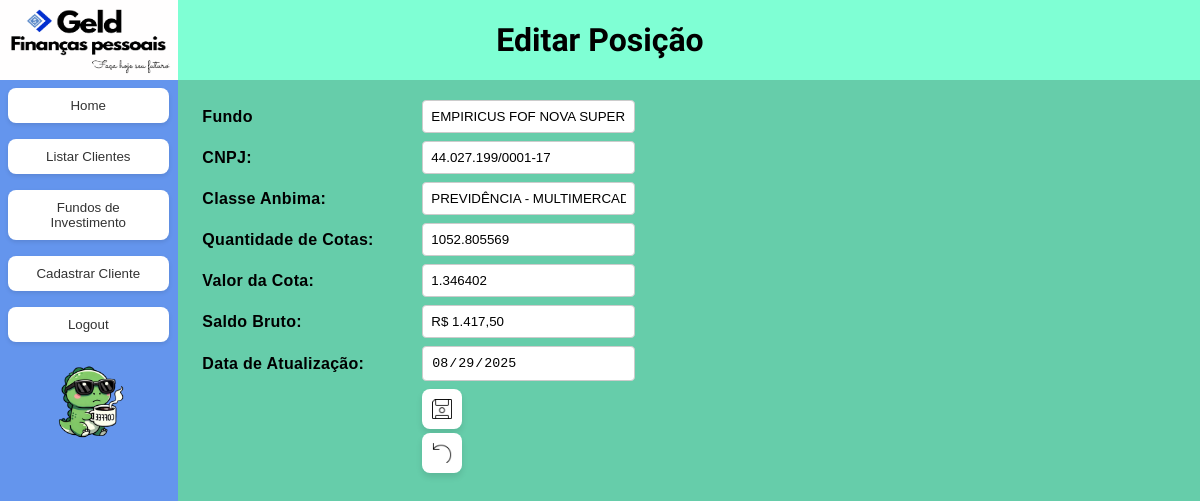
/posicao/1/edit (signed in), run on an earlier commit of the app's database.
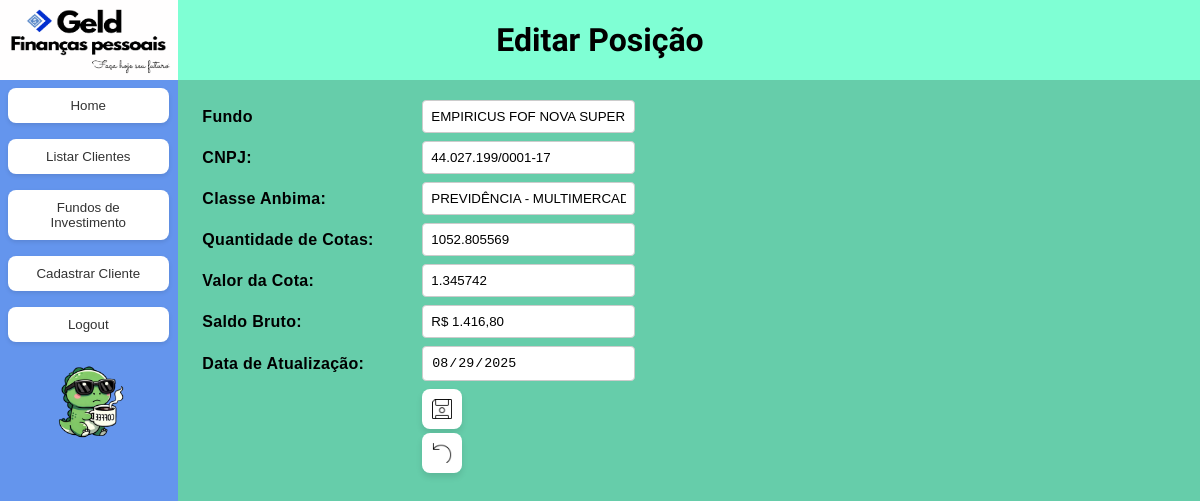
And on a later commit of the database.
### app/models/geld_models.py (models this page shows)
class InfoFundo(Base):
    __tablename__ = 'info_fundos'
    id = Column(Integer, primary_key = True)
    nome_fundo = Column(String, nullable = False)
    cnpj = Column(String, nullable = False)
    classe_anbima = Column(String)
    mov_min = Column(Numeric(15,2))
    permanencia_min = Column(Numeric(15,2))
    risco = Column(Enum(RiscoEnum), nullable = False)
    subtipo_risco = Column(Enum(SubtipoRiscoEnum),nullable=True)
    status_fundo = Column(Enum(StatusFundoEnum), nullable = False)
    valor_cota = Column(Numeric(15,6), nullable=False)
    data_atualizacao = Column(DateTime, nullable=True)
    posicoes_fundo = relationship("PosicaoFundo", back_populates="info_fundo")

class PosicaoFundo(Base):
    __tablename__ = 'posicao_fundos'
    id = Column(Integer, primary_key=True)
    cliente_id = Column(Integer,ForeignKey('clientes.id'),nullable=False)
    fundo_id = Column(Integer,ForeignKey('info_fundos.id'),nullable=False)
    cotas = Column(Numeric(15,6), nullable = False)
    data_atualizacao = Column(DateTime, nullable=False)
    info_fundo = relationship("InfoFundo", back_populates = "posicoes_fundo")
    cliente = relationship("Cliente", back_populates="posicoes_fundo")

### app/routes/posicao.py (the view, shortened to what this page needs)
@posicao_bp.route('/posicao/<int:posicao_id>/edit', methods=['GET', 'POST'])
@login_required
def edit_posicao(posicao_id):
    if request.method == 'GET':
        try:
            db = create_session()
            global_service = GlobalServices(db)
            posicao = global_service.get_by_id(PosicaoFundo, posicao_id)
            if not posicao:
                flash('Posição não encontrada.')
                return redirect(url_for('dashboard.cliente_dashboard'))
            return render_template('posicoes/edit_posicao.html', posicao=posicao)
        except Exception as e:
            flash(f'Erro ao buscar posição: {str(e)}')
            return redirect(url_for('dashboard.cliente_dashboard'))
        finally:
            db.close()

### app/models/geld_models.py (called while the page is built)
def create_session():
    engine = create_engine(DATABASE_URL)
    Session = sessionmaker(bind = engine)
    return Session()

### app/services/global_services.py (called while the page is built)
def login_required(f):
    @wraps(f)
    def decorated_function(*args, **kwargs):
        if 'logged_in' not in session:
            return redirect(url_for('auth.login'))
        return f(*args, **kwargs)
    return decorated_function

    def get_by_id(self, model_class: Type[class_set], instance_id: int)-> Optional[class_set]:
        try:
            return self.db.query(model_class).filter(model_class.id == instance_id).first()
        except Exception as e:
            raise e

### app/templates/posicoes/edit_posicao.html (shortened to what this page needs)
{% extends "base.html" %}
{% block header %}Editar Posição{% endblock %}
{% block content %}
<div class="center">
    <form method="POST" action="{{ url_for('posicao.edit_posicao', posicao_id=posicao.id) }}">
        <div class="label">
            <label for="nome_fundo">Fundo</label>
            <input type="text" id="nome_fundo" name="nome_fundo" value="{{ posicao.info_fundo.nome_fundo }}" readonly>
        </div>
        <div class="label">
            <label for="cnpj">CNPJ:</label>
            <input type="text" id="cnpj" name="cnpj" value="{{ posicao.info_fundo.cnpj }}" readonly>
        </div>
        <div class="label">
            <label for="classe_anbima">Classe Anbima:</label>
            <input type="text" id="classe_anbima" name="classe_anbima" value="{{ posicao.info_fundo.classe_anbima }}" readonly>
        </div>
        <div class="label">
            <label for="quantidade_cotas">Quantidade de Cotas:</label>
            <input type="number" step="0.01" id="quantidade_cotas" name="quantidade_cotas" value="{{ posicao.cotas }}" required>
        </div>
        <div class="label">
            <label for="valor_cota">Valor da Cota:</label>
            <input type="number" step="0.01" id="valor_cota" name="valor_cota" value="{{ posicao.info_fundo.valor_cota }}" readonly>
        </div>
        <div class="label">
            <label for="saldo_bruto">Saldo Bruto:</label>
            <input type="text" id="saldo_bruto" name="saldo_bruto" value="R$ {{ '{:,.2f}'.format(posicao.cotas * posicao.info_fundo.valor_cota).replace(',', ' ').replace('.', ',').replace(' ', '.') }}" readonly>
        </div>
        <div class="label">
            <label for="data_atualizacao">Data de Atualização:</label>
            <input type="date" id="data_atualizacao" name="data_atualizacao" value="{{ posicao.data_atualizacao.strftime('%Y-%m-%d') }}" readonly>
        </div>
        <div class="label" style="margin-top: 20px;">
            <label></label>
            <div>
                <button type="submit" class="smlBtn"><img src="{{ url_for('static', filename='icons/save.png') }}" class="sml-btn-icon"></button>
                <button type="button" class="smlBtn" onclick="window.location.href=`{{ url_for('posicao.listar_posicao', cliente_id=posicao.cliente_id) }}`">
                <img src="{{ url_for('static', filename='icons/back.png') }}" class="sml-btn-icon"></button>
            </div>
        </div>
    </form>
</div>
{% endblock %}

What changed in the data, as far as the page shows it:
changed InfoFundo "PREVIDÊNCIA - MULTIMERCADOS LIVRE": valor_cota "1.346402" → "1.345742"
changed through a linked row, PosicaoFundo: saldo_bruto "R$ 1.417,50" → "R$ 1.416,80"
